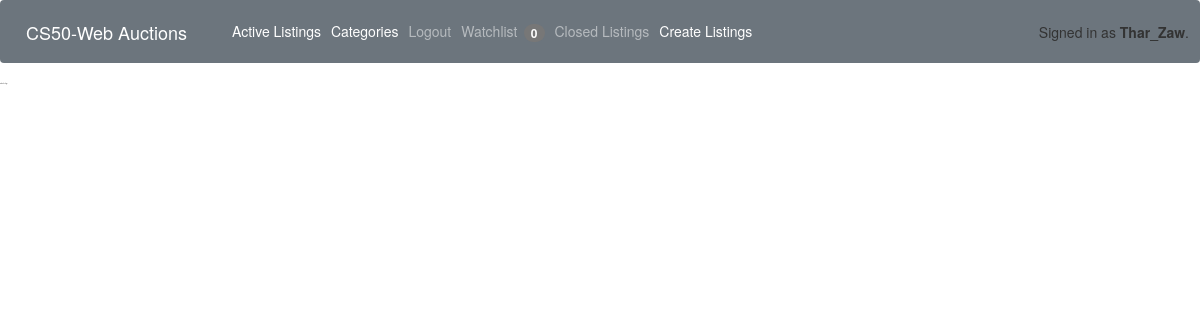
Page /watchlists/ (signed in) on the earlier database version.
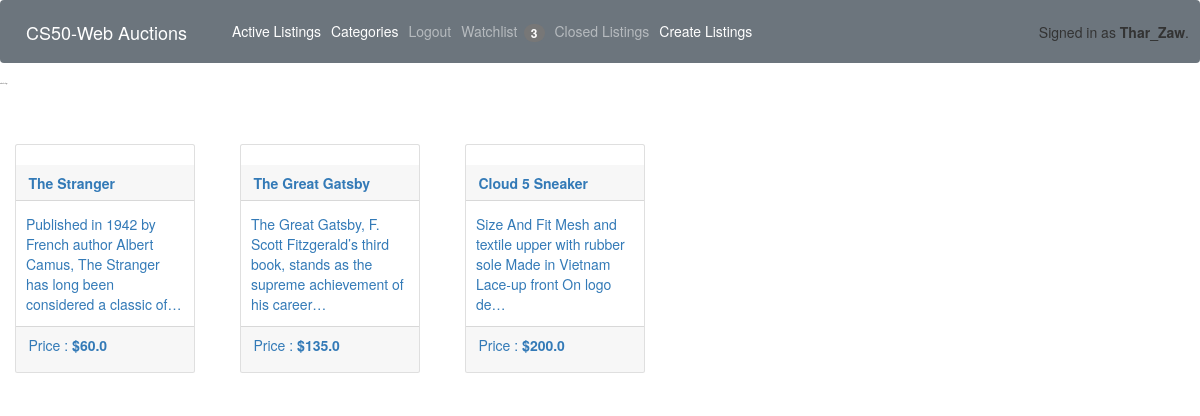
Same page on the later database version.
### auctions/models.py (models this page shows, shortened)
class User(AbstractUser):
    pass

class Listing(models.Model):
    title = models.CharField(max_length=64)
    description = models.TextField()
    image = models.URLField()
    price = models.FloatField()
    active = models.BooleanField(default=True)
    owner = models.ForeignKey(User, on_delete=models.CASCADE)
    category = models.ForeignKey(Category,blank=True, on_delete=models.CASCADE, null=True)
    watchlist = models.ManyToManyField(User, blank=True, null=True, related_name="watchlists")
    bidder = models.ForeignKey(Bid,on_delete=models.CASCADE, blank=True, null=True)
    comments = models.ManyToManyField(Comment, blank=True,related_name="listing_comments")

### auctions/views.py (the view)
# urls.py: path('watchlists/', views.watchlists, name="watchlists"),
@login_required
def watchlists(reqeust):
    watchlists = reqeust.user.watchlists.all()
    return render(reqeust, "auctions/watchlists.html", {
        "watchlists" : watchlists
    })

### auctions/templates/auctions/watchlists.html (shortened to what this page needs)
{% extends "auctions/layout.html" %}
{% block body %}
    <h2 class="mb-5">Watchlist Listings</h2>
    <div class="row ">
        {% for listing in watchlists %}
            <div class="card ml-5 mr-4 mb-4 mt-5" style="width: 18rem;">
                <a href="{% url 'listing' listing.id %}">
                    <div class="card-header">
                        <strong class="card-title">{{ listing.title }}</strong>
                    </div>
                    <div class="card-body px-3">
                    <p class="card-text">{{ listing.description|truncatechars:100 }}</p>
                    </div>
                    <div class="card-footer">
                        <p>Price : <strong>${{ listing.price }}</strong></p>
                    </div>
                </a>
            </div>
    {% endfor %}
    </div>
{% endblock %}

### auctions/templates/auctions/layout.html (shortened to what this page needs)
{% load static %}
{% load bootstrap3 %}
<!DOCTYPE html>
<html lang="en">
    <head>
        <link rel="stylesheet" href="https://stackpath.bootstrapcdn.com/bootstrap/4.5.2/css/bootstrap.min.css">
        <link href="{% static 'auctions/styles.css' %}" rel="stylesheet" >
        {% bootstrap_css %}
    </head>
    <body>
        <nav class="navbar navbar-expand-lg navbar-dark bg-secondary">
            <a class="navbar-brand" href="{% url 'index' %}">CS50-Web Auctions</a>
            <div class="collapse navbar-collapse" id="navbarSupportedContent">
              <ul class="navbar-nav mr-auto">
                <li class="nav-item active">
                  <a class="nav-link" href="{% url 'index' %}">Active Listings <span class="sr-only">(current)</span></a>
                </li>
                <li class="nav-item active">
                    <a class="nav-link" href="{% url 'categories' %}">Categories <span class="sr-only">(current)</span></a>
                </li>
                {% if user.is_authenticated %}
                    <li class="nav-item">
                        <a class="nav-link" href="{% url 'logout' %}">Logout</a>
                    </li>
                    <li class="nav-item">
                        <a class="nav-link" href="{% url 'watchlists' %}">
                            Watchlist
                            <span class="badge badge-secondary ml-1">{{ user.watchlists.all.count }}</span>
                        </a>
                    </li>
                    <li class="nav-item">
                        <a class="nav-link" href="{% url 'closed-listings' %}">
                            Closed Listings
                        </a>
                    </li>
                    <li class="nav-item active">
                        <a class="nav-link" href="{% url 'create-listing' %}">Create Listings <span class="sr-only">(current)</span></a>
                    </li>
                {% endif %}
              </ul>
            </div>
            <div>
                {% if user.is_authenticated %}
                    Signed in as <strong>{{ user.username }}</strong>.
                {% else %}
                    Not signed in.
                {% endif %}
            </div>
          </nav>
        {% block body %}
        {% endblock %}
    </body>
</html>

Differences in the rows shown:
changed User "Thar_Zaw": watchlists.all.count "0" → "3"
now on this page (row edited): Listing: title "The Stranger", description "Published in 1942 by French author Albert Camus, The Stranger has long been considered a classic of…", price "60.0"
now on this page (row edited): Listing: title "The Great Gatsby", description "The Great Gatsby, F. Scott Fitzgerald’s third book, stands as the supreme achievement of his career…", price "135.0"
now on this page (row edited): Listing: title "Cloud 5 Sneaker", description "Size And Fit Mesh and textile upper with rubber sole Made in Vietnam Lace-up front On logo de…", price "200.0"
